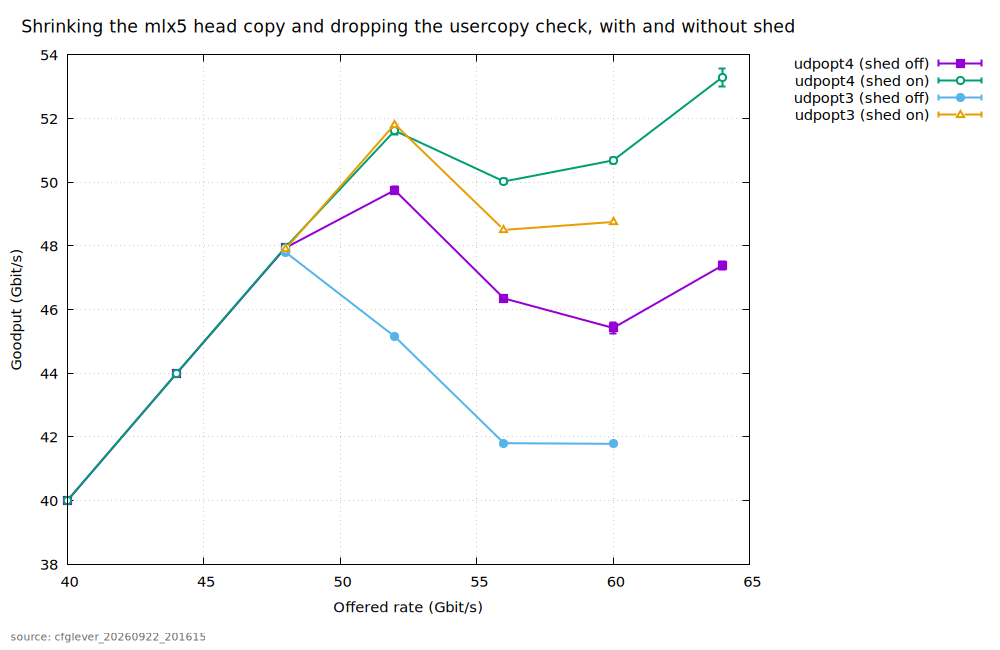

Write gnuplot code to recreate this figure.
set terminal pngcairo size 1000,650 noenhanced font "Sans,11"
set output "/home/chanseo/lab/figures/fig09_config_levers.png"
set title "Shrinking the mlx5 head copy and dropping the usercopy check, with and without shed" font "Sans,13"
set xlabel "Offered rate (Gbit/s)"
set ylabel "Goodput (Gbit/s)"
set grid
set key outside right top
set label "source: cfglever_20260922_201615" at screen 0.01,0.02 font "Sans,8" tc rgb "#666666"
set bmargin 5



plot "/home/chanseo/lab/figures/fig09.dat" index 0 using 1:2:3 with yerrorlines lw 2 pt 5 ps 1.2 title "udpopt4 (shed off)", "/home/chanseo/lab/figures/fig09.dat" index 1 using 1:2:3 with yerrorlines lw 2 pt 6 ps 1.2 title "udpopt4 (shed on)", "/home/chanseo/lab/figures/fig09.dat" index 2 using 1:2:3 with yerrorlines lw 2 pt 7 ps 1.2 title "udpopt3 (shed off)", "/home/chanseo/lab/figures/fig09.dat" index 3 using 1:2:3 with yerrorlines lw 2 pt 8 ps 1.2 title "udpopt3 (shed on)"
